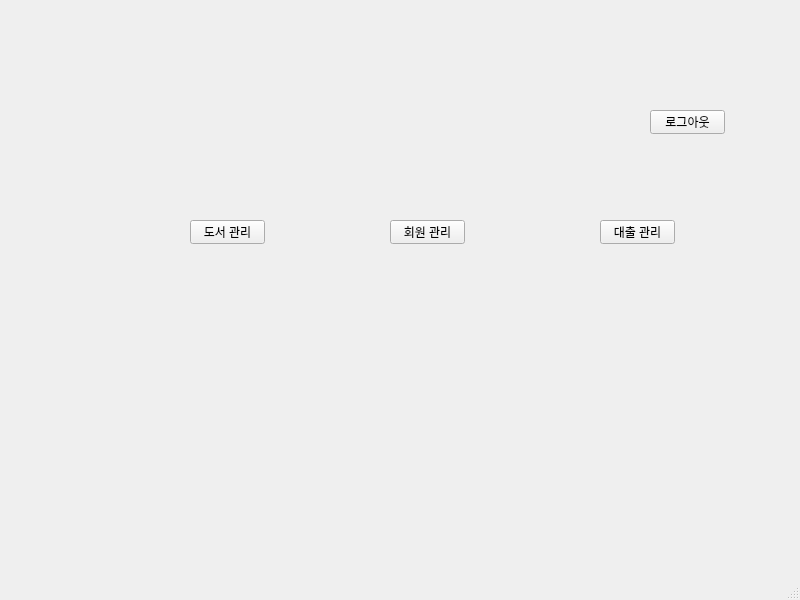
<?xml version="1.0" encoding="UTF-8"?>
<ui version="4.0">
 <class>MainWindow</class>
 <widget class="QMainWindow" name="MainWindow">
  <property name="geometry">
   <rect>
    <x>0</x>
    <y>0</y>
    <width>800</width>
    <height>600</height>
   </rect>
  </property>
  <property name="windowTitle">
   <string>MainWindow</string>
  </property>
  <widget class="QWidget" name="centralwidget">
   <widget class="QPushButton" name="pushButtonBookManagement">
    <property name="geometry">
     <rect>
      <x>190</x>
      <y>220</y>
      <width>75</width>
      <height>24</height>
     </rect>
    </property>
    <property name="text">
     <string>도서 관리</string>
    </property>
   </widget>
   <widget class="QPushButton" name="pushButtonMemberManagement">
    <property name="geometry">
     <rect>
      <x>390</x>
      <y>220</y>
      <width>75</width>
      <height>24</height>
     </rect>
    </property>
    <property name="text">
     <string>회원 관리</string>
    </property>
   </widget>
   <widget class="QPushButton" name="pushButtonLoanManagement">
    <property name="geometry">
     <rect>
      <x>600</x>
      <y>220</y>
      <width>75</width>
      <height>24</height>
     </rect>
    </property>
    <property name="text">
     <string>대출 관리</string>
    </property>
   </widget>
   <widget class="QPushButton" name="pushButtonLogOut">
    <property name="geometry">
     <rect>
      <x>650</x>
      <y>110</y>
      <width>75</width>
      <height>24</height>
     </rect>
    </property>
    <property name="text">
     <string>로그아웃</string>
    </property>
   </widget>
  </widget>
  <widget class="QMenuBar" name="menubar">
   <property name="geometry">
    <rect>
     <x>0</x>
     <y>0</y>
     <width>800</width>
     <height>22</height>
    </rect>
   </property>
  </widget>
  <widget class="QStatusBar" name="statusbar"/>
 </widget>
 <resources/>
 <connections/>
</ui>
